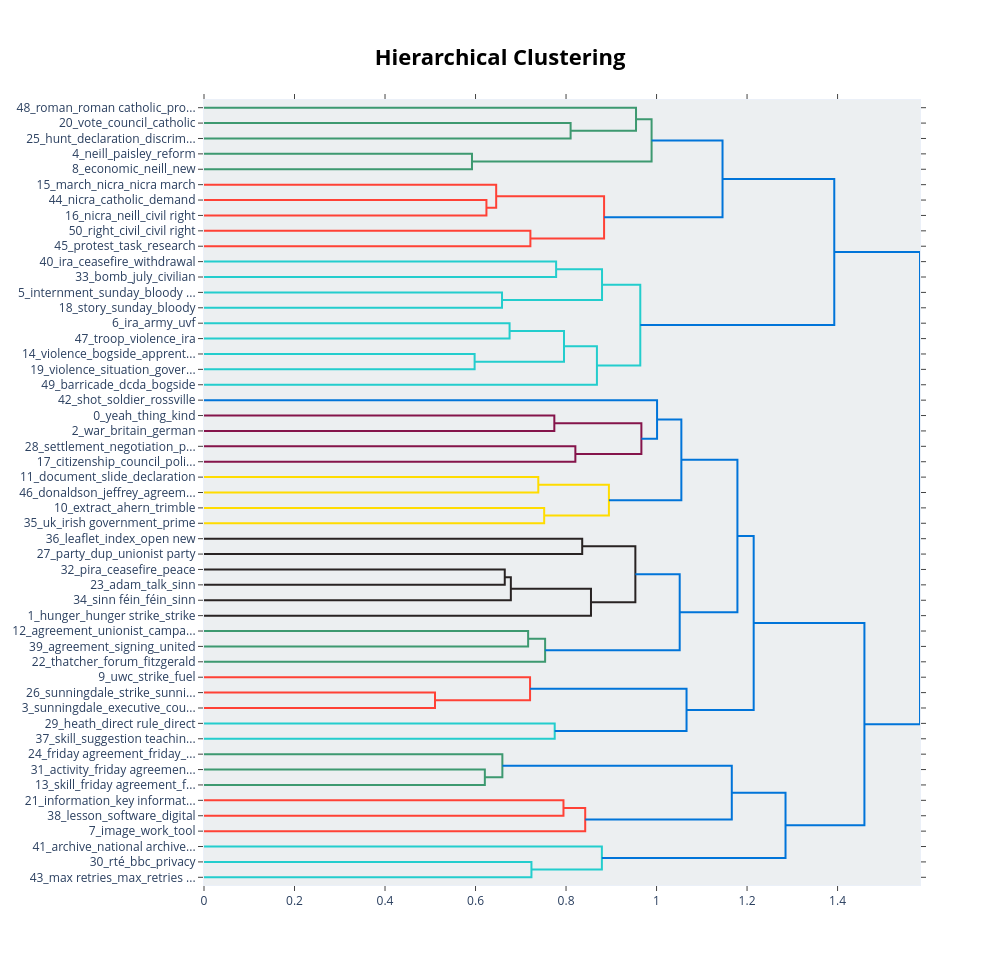

This figure's notebook cell:
### Code cell
option2_topic_model_fast.visualize_hierarchy()

### Figure 1 — Plotly figure (JSON) as saved in the notebook; plotly's stock layout.template omitted (floating-point values rounded to 4 significant figures)
{"data": [{"hoverinfo": "text", "marker": {"color": "rgb(61,153,112)"}, "mode": "lines", "type": "scatter", "x": [0.0, 0.8101, 0.8101, 0.0], "xaxis": "x", "y": [-15.0, -15.0, -25.0, -25.0], "yaxis": "y"}, {"hoverinfo": "text", "marker": {"color": "rgb(61,153,112)"}, "mode": "lines", "type": "scatter", "x": [0.0, 0.9546, 0.9546, 0.8101], "xaxis": "x", "y": [-5.0, -5.0, -20.0, -20.0], "yaxis": "y"}, {"hoverinfo": "text", "marker": {"color": "rgb(61,153,112)"}, "mode": "lines", "type": "scatter", "x": [0.0, 0.5922, 0.5922, 0.0], "xaxis": "x", "y": [-35.0, -35.0, -45.0, -45.0], "yaxis": "y"}, {"hoverinfo": "text", "marker": {"color": "rgb(61,153,112)"}, "mode": "lines", "type": "scatter", "x": [0.9546, 0.989, 0.989, 0.5922], "xaxis": "x", "y": [-12.5, -12.5, -40.0, -40.0], "yaxis": "y"}, {"hoverinfo": "text", "marker": {"color": "rgb(255,65,54)"}, "mode": "lines", "type": "scatter", "x": [0.0, 0.6241, 0.6241, 0.0], "xaxis": "x", "y": [-65.0, -65.0, -75.0, -75.0], "yaxis": "y"}, {"hoverinfo": "text", "marker": {"color": "rgb(255,65,54)"}, "mode": "lines", "type": "scatter", "x": [0.0, 0.6456, 0.6456, 0.6241], "xaxis": "x", "y": [-55.0, -55.0, -70.0, -70.0], "yaxis": "y"}, {"hoverinfo": "text", "marker": {"color": "rgb(255,65,54)"}, "mode": "lines", "type": "scatter", "x": [0.0, 0.7212, 0.7212, 0.0], "xaxis": "x", "y": [-85.0, -85.0, -95.0, -95.0], "yaxis": "y"}, {"hoverinfo": "text", "marker": {"color": "rgb(255,65,54)"}, "mode": "lines", "type": "scatter", "x": [0.6456, 0.8841, 0.8841, 0.7212], "xaxis": "x", "y": [-62.5, -62.5, -90.0, -90.0], "yaxis": "y"}, {"hoverinfo": "text", "marker": {"color": "rgb(0,116,217)"}, "mode": "lines", "type": "scatter", "x": [0.989, 1.146, 1.146, 0.8841], "xaxis": "x", "y": [-26.25, -26.25, -76.25, -76.25], "yaxis": "y"}, {"hoverinfo": "text", "marker": {"color": "rgb(35,205,205)"}, "mode": "lines", "type": "scatter", "x": [0.0, 0.7781, 0.7781, 0.0], "xaxis": "x", "y": [-105.0, -105.0, -115.0, -115.0], "yaxis": "y"}, {"hoverinfo": "text", "marker": {"color": "rgb(35,205,205)"}, "mode": "lines", "type": "scatter", "x": [0.0, 0.6585, 0.6585, 0.0], "xaxis": "x", "y": [-125.0, -125.0, -135.0, -135.0], "yaxis": "y"}, {"hoverinfo": "text", "marker": {"color": "rgb(35,205,205)"}, "mode": "lines", "type": "scatter", "x": [0.7781, 0.8795, 0.8795, 0.6585], "xaxis": "x", "y": [-110.0, -110.0, -130.0, -130.0], "yaxis": "y"}, {"hoverinfo": "text", "marker": {"color": "rgb(35,205,205)"}, "mode": "lines", "type": "scatter", "x": [0.0, 0.6752, 0.6752, 0.0], "xaxis": "x", "y": [-145.0, -145.0, -155.0, -155.0], "yaxis": "y"}, {"hoverinfo": "text", "marker": {"color": "rgb(35,205,205)"}, "mode": "lines", "type": "scatter", "x": [0.0, 0.598, 0.598, 0.0], "xaxis": "x", "y": [-165.0, -165.0, -175.0, -175.0], "yaxis": "y"}, {"hoverinfo": "text", "marker": {"color": "rgb(35,205,205)"}, "mode": "lines", "type": "scatter", "x": [0.6752, 0.7955, 0.7955, 0.598], "xaxis": "x", "y": [-150.0, -150.0, -170.0, -170.0], "yaxis": "y"}, {"hoverinfo": "text", "marker": {"color": "rgb(35,205,205)"}, "mode": "lines", "type": "scatter", "x": [0.7955, 0.8682, 0.8682, 0.0], "xaxis": "x", "y": [-160.0, -160.0, -185.0, -185.0], "yaxis": "y"}, {"hoverinfo": "text", "marker": {"color": "rgb(35,205,205)"}, "mode": "lines", "type": "scatter", "x": [0.8795, 0.964, 0.964, 0.8682], "xaxis": "x", "y": [-120.0, -120.0, -172.5, -172.5], "yaxis": "y"}, {"hoverinfo": "text", "marker": {"color": "rgb(0,116,217)"}, "mode": "lines", "type": "scatter", "x": [1.146, 1.393, 1.393, 0.964], "xaxis": "x", "y": [-51.25, -51.25, -146.2, -146.2], "yaxis": "y"}, {"hoverinfo": "text", "marker": {"color": "rgb(133,20,75)"}, "mode": "lines", "type": "scatter", "x": [0.0, 0.7741, 0.7741, 0.0], "xaxis": "x", "y": [-205.0, -205.0, -215.0, -215.0], "yaxis": "y"}, {"hoverinfo": "text", "marker": {"color": "rgb(133,20,75)"}, "mode": "lines", "type": "scatter", "x": [0.0, 0.8206, 0.8206, 0.0], "xaxis": "x", "y": [-225.0, -225.0, -235.0, -235.0], "yaxis": "y"}, {"hoverinfo": "text", "marker": {"color": "rgb(133,20,75)"}, "mode": "lines", "type": "scatter", "x": [0.7741, 0.9665, 0.9665, 0.8206], "xaxis": "x", "y": [-210.0, -210.0, -230.0, -230.0], "yaxis": "y"}, {"hoverinfo": "text", "marker": {"color": "rgb(0,116,217)"}, "mode": "lines", "type": "scatter", "x": [0.0, 1.001, 1.001, 0.9665], "xaxis": "x", "y": [-195.0, -195.0, -220.0, -220.0], "yaxis": "y"}, {"hoverinfo": "text", "marker": {"color": "rgb(255,220,0)"}, "mode": "lines", "type": "scatter", "x": [0.0, 0.7387, 0.7387, 0.0], "xaxis": "x", "y": [-245.0, -245.0, -255.0, -255.0], "yaxis": "y"}, {"hoverinfo": "text", "marker": {"color": "rgb(255,220,0)"}, "mode": "lines", "type": "scatter", "x": [0.0, 0.7517, 0.7517, 0.0], "xaxis": "x", "y": [-265.0, -265.0, -275.0, -275.0], "yaxis": "y"}, {"hoverinfo": "text", "marker": {"color": "rgb(255,220,0)"}, "mode": "lines", "type": "scatter", "x": [0.7387, 0.8947, 0.8947, 0.7517], "xaxis": "x", "y": [-250.0, -250.0, -270.0, -270.0], "yaxis": "y"}, {"hoverinfo": "text", "marker": {"color": "rgb(0,116,217)"}, "mode": "lines", "type": "scatter", "x": [1.001, 1.055, 1.055, 0.8947], "xaxis": "x", "y": [-207.5, -207.5, -260.0, -260.0], "yaxis": "y"}, {"hoverinfo": "text", "marker": {"color": "rgb(40,35,35)"}, "mode": "lines", "type": "scatter", "x": [0.0, 0.8357, 0.8357, 0.0], "xaxis": "x", "y": [-285.0, -285.0, -295.0, -295.0], "yaxis": "y"}, {"hoverinfo": "text", "marker": {"color": "rgb(40,35,35)"}, "mode": "lines", "type": "scatter", "x": [0.0, 0.6646, 0.6646, 0.0], "xaxis": "x", "y": [-305.0, -305.0, -315.0, -315.0], "yaxis": "y"}, {"hoverinfo": "text", "marker": {"color": "rgb(40,35,35)"}, "mode": "lines", "type": "scatter", "x": [0.6646, 0.6781, 0.6781, 0.0], "xaxis": "x", "y": [-310.0, -310.0, -325.0, -325.0], "yaxis": "y"}, {"hoverinfo": "text", "marker": {"color": "rgb(40,35,35)"}, "mode": "lines", "type": "scatter", "x": [0.6781, 0.8551, 0.8551, 0.0], "xaxis": "x", "y": [-317.5, -317.5, -335.0, -335.0], "yaxis": "y"}, {"hoverinfo": "text", "marker": {"color": "rgb(40,35,35)"}, "mode": "lines", "type": "scatter", "x": [0.8357, 0.9532, 0.9532, 0.8551], "xaxis": "x", "y": [-290.0, -290.0, -326.2, -326.2], "yaxis": "y"}, {"hoverinfo": "text", "marker": {"color": "rgb(61,153,112)"}, "mode": "lines", "type": "scatter", "x": [0.0, 0.7162, 0.7162, 0.0], "xaxis": "x", "y": [-345.0, -345.0, -355.0, -355.0], "yaxis": "y"}, {"hoverinfo": "text", "marker": {"color": "rgb(61,153,112)"}, "mode": "lines", "type": "scatter", "x": [0.7162, 0.7537, 0.7537, 0.0], "xaxis": "x", "y": [-350.0, -350.0, -365.0, -365.0], "yaxis": "y"}, {"hoverinfo": "text", "marker": {"color": "rgb(0,116,217)"}, "mode": "lines", "type": "scatter", "x": [0.9532, 1.051, 1.051, 0.7537], "xaxis": "x", "y": [-308.1, -308.1, -357.5, -357.5], "yaxis": "y"}, {"hoverinfo": "text", "marker": {"color": "rgb(0,116,217)"}, "mode": "lines", "type": "scatter", "x": [1.055, 1.179, 1.179, 1.051], "xaxis": "x", "y": [-233.8, -233.8, -332.8, -332.8], "yaxis": "y"}, {"hoverinfo": "text", "marker": {"color": "rgb(255,65,54)"}, "mode": "lines", "type": "scatter", "x": [0.0, 0.5104, 0.5104, 0.0], "xaxis": "x", "y": [-385.0, -385.0, -395.0, -395.0], "yaxis": "y"}, {"hoverinfo": "text", "marker": {"color": "rgb(255,65,54)"}, "mode": "lines", "type": "scatter", "x": [0.0, 0.7205, 0.7205, 0.5104], "xaxis": "x", "y": [-375.0, -375.0, -390.0, -390.0], "yaxis": "y"}, {"hoverinfo": "text", "marker": {"color": "rgb(35,205,205)"}, "mode": "lines", "type": "scatter", "x": [0.0, 0.775, 0.775, 0.0], "xaxis": "x", "y": [-405.0, -405.0, -415.0, -415.0], "yaxis": "y"}, {"hoverinfo": "text", "marker": {"color": "rgb(0,116,217)"}, "mode": "lines", "type": "scatter", "x": [0.7205, 1.066, 1.066, 0.775], "xaxis": "x", "y": [-382.5, -382.5, -410.0, -410.0], "yaxis": "y"}, {"hoverinfo": "text", "marker": {"color": "rgb(0,116,217)"}, "mode": "lines", "type": "scatter", "x": [1.179, 1.215, 1.215, 1.066], "xaxis": "x", "y": [-283.3, -283.3, -396.2, -396.2], "yaxis": "y"}, {"hoverinfo": "text", "marker": {"color": "rgb(61,153,112)"}, "mode": "lines", "type": "scatter", "x": [0.0, 0.6206, 0.6206, 0.0], "xaxis": "x", "y": [-435.0, -435.0, -445.0, -445.0], "yaxis": "y"}, {"hoverinfo": "text", "marker": {"color": "rgb(61,153,112)"}, "mode": "lines", "type": "scatter", "x": [0.0, 0.6593, 0.6593, 0.6206], "xaxis": "x", "y": [-425.0, -425.0, -440.0, -440.0], "yaxis": "y"}, {"hoverinfo": "text", "marker": {"color": "rgb(255,65,54)"}, "mode": "lines", "type": "scatter", "x": [0.0, 0.7943, 0.7943, 0.0], "xaxis": "x", "y": [-455.0, -455.0, -465.0, -465.0], "yaxis": "y"}, {"hoverinfo": "text", "marker": {"color": "rgb(255,65,54)"}, "mode": "lines", "type": "scatter", "x": [0.7943, 0.8423, 0.8423, 0.0], "xaxis": "x", "y": [-460.0, -460.0, -475.0, -475.0], "yaxis": "y"}, {"hoverinfo": "text", "marker": {"color": "rgb(0,116,217)"}, "mode": "lines", "type": "scatter", "x": [0.6593, 1.166, 1.166, 0.8423], "xaxis": "x", "y": [-432.5, -432.5, -467.5, -467.5], "yaxis": "y"}, {"hoverinfo": "text", "marker": {"color": "rgb(35,205,205)"}, "mode": "lines", "type": "scatter", "x": [0.0, 0.7235, 0.7235, 0.0], "xaxis": "x", "y": [-495.0, -495.0, -505.0, -505.0], "yaxis": "y"}, {"hoverinfo": "text", "marker": {"color": "rgb(35,205,205)"}, "mode": "lines", "type": "scatter", "x": [0.0, 0.8792, 0.8792, 0.7235], "xaxis": "x", "y": [-485.0, -485.0, -500.0, -500.0], "yaxis": "y"}, {"hoverinfo": "text", "marker": {"color": "rgb(0,116,217)"}, "mode": "lines", "type": "scatter", "x": [1.166, 1.285, 1.285, 0.8792], "xaxis": "x", "y": [-450.0, -450.0, -492.5, -492.5], "yaxis": "y"}, {"hoverinfo": "text", "marker": {"color": "rgb(0,116,217)"}, "mode": "lines", "type": "scatter", "x": [1.215, 1.459, 1.459, 1.285], "xaxis": "x", "y": [-339.8, -339.8, -471.2, -471.2], "yaxis": "y"}, {"hoverinfo": "text", "marker": {"color": "rgb(0,116,217)"}, "mode": "lines", "type": "scatter", "x": [1.393, 1.582, 1.582, 1.459], "xaxis": "x", "y": [-98.75, -98.75, -405.5, -405.5], "yaxis": "y"}], "layout": {"autosize": false, "height": 965, "hoverlabel": {"bgcolor": "white", "font": {"family": "Rockwell", "size": 16}}, "hovermode": "closest", "plot_bgcolor": "#ECEFF1", "showlegend": false, "title": {"font": {"color": "Black", "size": 22}, "text": "<b>Hierarchical Clustering</b>", "x": 0.5, "xanchor": "center", "yanchor": "top"}, "width": 1000, "xaxis": {"mirror": "allticks", "rangemode": "tozero", "showgrid": false, "showline": true, "showticklabels": true, "ticks": "outside", "type": "linear", "zeroline": false}, "yaxis": {"mirror": "allticks", "range": [-510, 0], "rangemode": "tozero", "showgrid": false, "showline": true, "showticklabels": true, "tickmode": "array", "ticks": "outside", "ticktext": ["48_roman_roman catholic_pro...", "20_vote_council_catholic", "25_hunt_declaration_discrim...", "4_neill_paisley_reform", "8_economic_neill_new", "15_march_nicra_nicra march", "44_nicra_catholic_demand", "16_nicra_neill_civil right", "50_right_civil_civil right", "45_protest_task_research", "40_ira_ceasefire_withdrawal", "33_bomb_july_civilian", "5_internment_sunday_bloody ...", "18_story_sunday_bloody", "6_ira_army_uvf", "47_troop_violence_ira", "14_violence_bogside_apprent...", "19_violence_situation_gover...", "49_barricade_dcda_bogside", "42_shot_soldier_rossville", "0_yeah_thing_kind", "2_war_britain_german", "28_settlement_negotiation_p...", "17_citizenship_council_poli...", "11_document_slide_declaration", "46_donaldson_jeffrey_agreem...", "10_extract_ahern_trimble", "35_uk_irish government_prime", "36_leaflet_index_open new", "27_party_dup_unionist party", "32_pira_ceasefire_peace", "23_adam_talk_sinn", "34_sinn féin_féin_sinn", "1_hunger_hunger strike_strike", "12_agreement_unionist_campa...", "39_agreement_signing_united", "22_thatcher_forum_fitzgerald", "9_uwc_strike_fuel", "26_sunningdale_strike_sunni...", "3_sunningdale_executive_cou...", "29_heath_direct rule_direct", "37_skill_suggestion teachin...", "24_friday agreement_friday_...", "31_activity_friday agreemen...", "13_skill_friday agreement_f...", "21_information_key informat...", "38_lesson_software_digital", "7_image_work_tool", "41_archive_national archive...", "30_rté_bbc_privacy", "43_max retries_max_retries ..."], "tickvals": [-5, -15, -25, -35, -45, -55, -65, -75, -85, -95, -105, -115, -125, -135, -145, -155, -165, -175, -185, -195, -205, -215, -225, -235, -245, -255, -265, -275, -285, -295, -305, -315, -325, -335, -345, -355, -365, -375, -385, -395, -405, -415, -425, -435, -445, -455, -465, -475, -485, -495, -505], "type": "linear", "zeroline": false}}}
